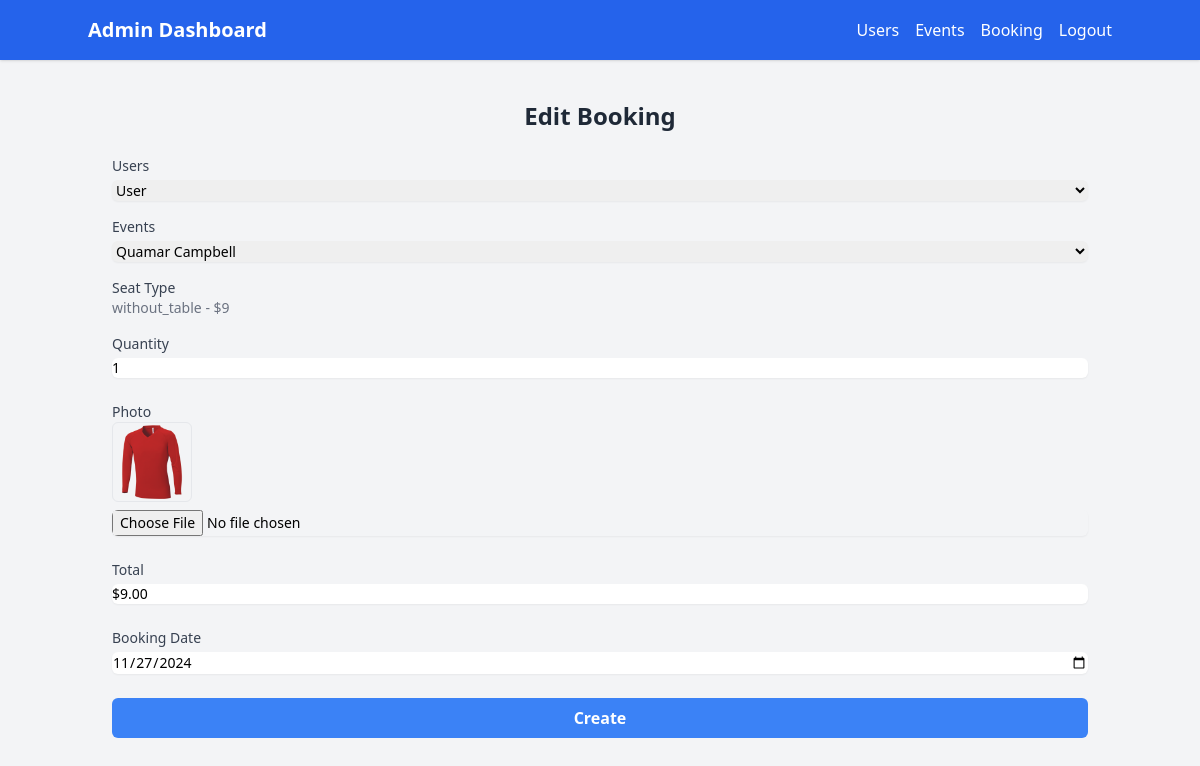
The app's page /edit-booking?id=24 (signed in) with its own data.
### tables this page shows
CREATE TABLE IF NOT EXISTS `tickets` (
  `id` int NOT NULL AUTO_INCREMENT,
  `user_id` int NOT NULL,
  `event_id` int NOT NULL,
  `seat_type` enum('with_table','without_table') NOT NULL,
  `quantity` int NOT NULL,
  `adult_photo` varchar(255) DEFAULT NULL,
  `total_price` decimal(10,2) NOT NULL,
  `booking_date` timestamp NULL DEFAULT CURRENT_TIMESTAMP,
  `created_at` timestamp NULL DEFAULT CURRENT_TIMESTAMP,
  `updated_at` timestamp NULL DEFAULT CURRENT_TIMESTAMP ON UPDATE CURRENT_TIMESTAMP,
  PRIMARY KEY (`id`),
  KEY `user_id` (`user_id`),
  KEY `event_id` (`event_id`),
  CONSTRAINT `tickets_ibfk_1` FOREIGN KEY (`user_id`) REFERENCES `users` (`id`) ON DELETE CASCADE,
  CONSTRAINT `tickets_ibfk_2` FOREIGN KEY (`event_id`) REFERENCES `events` (`id`) ON DELETE CASCADE
);

CREATE TABLE IF NOT EXISTS `users` (
  `id` int NOT NULL AUTO_INCREMENT,
  `name` varchar(255) NOT NULL,
  `email` varchar(255) NOT NULL,
  `phone` varchar(15) NOT NULL,
  `password` varchar(255) NOT NULL,
  `role` varchar(50) NOT NULL DEFAULT 'user',
  `profile_photo` varchar(255) DEFAULT NULL,
  `created_at` timestamp NULL DEFAULT CURRENT_TIMESTAMP,
  `updated_at` timestamp NULL DEFAULT CURRENT_TIMESTAMP ON UPDATE CURRENT_TIMESTAMP,
  PRIMARY KEY (`id`),
  UNIQUE KEY `email` (`email`)
);

CREATE TABLE IF NOT EXISTS `events` (
  `id` int NOT NULL AUTO_INCREMENT,
  `name` varchar(255) NOT NULL,
  `description` text NOT NULL,
  `date` date NOT NULL,
  `time` time NOT NULL,
  `price_with_table` decimal(10,2) NOT NULL,
  `price_without_table` decimal(10,2) NOT NULL,
  `requires_adult` tinyint(1) DEFAULT '0',
  `seat_limit` int NOT NULL,
  `created_at` timestamp NULL DEFAULT CURRENT_TIMESTAMP,
  `updated_at` timestamp NULL DEFAULT CURRENT_TIMESTAMP ON UPDATE CURRENT_TIMESTAMP,
  PRIMARY KEY (`id`)
);

### models/Booking.php (called while the page is built, shortened)
<?php
require_once 'config/connection.php';
class Booking
{
    public function getBookingById(int $id): array
    {
        global $conn;
        $stmt = $conn->prepare("
        SELECT
        id,
        user_id,
        event_id,
        seat_type,
        quantity,
        adult_photo,
        total_price,
        total_price,
        booking_date,
        created_at,
        updated_at
        FROM tickets
        WHERE id = ?");
        $stmt->bind_param("i", $id);
        $stmt->execute();
        $result = $stmt->get_result();
        $booking = $result->fetch_assoc();
        return $booking ?: null;
    }
}

### models/User.php (called while the page is built, shortened)
<?php
require_once 'config/connection.php';
class User
{
    public function getAllUsers(): array
    {
        if (isset($_SESSION['role']) && $_SESSION['role'] == 'admin') {
            global $conn;
            $stmt = $conn->prepare("SELECT id, name, email, phone, role, profile_photo , created_at, updated_at FROM users");
            if ($stmt->execute()) {
                $result = $stmt->get_result();
                if ($result->num_rows > 0) {
                    return $result->fetch_all(MYSQLI_ASSOC);
                }
                return [];
            }
            return [];
        }
    }
}

### models/Event.php (called while the page is built, shortened)
<?php
require_once 'config/connection.php';
class Event
{
    public function getAllEvents(): array
    {
        global $conn;
        $stmt = $conn->prepare("SELECT id, name, description, date, time, price_with_table, price_without_table, requires_adult, seat_limit, created_at, updated_at FROM events");
        if ($stmt->execute()) {
            $result = $stmt->get_result();
            if ($result->num_rows > 0) {
                return $result->fetch_all(MYSQLI_ASSOC);
            }
            return [];
        }
        return [];
    }
}

### views/admin/booking/edit.php (the view, shortened to what this page needs)
<!DOCTYPE html>
<html lang="en">
<head>
    <script src="https://cdn.tailwindcss.com"></script>
</head>
<body class="bg-gray-100">
    <?php
    include_once "views/components/admin-navbar.php";
    ?>
    <div class="container mx-auto py-10 px-6">
        <h1 class="text-2xl font-bold text-center text-gray-800 mb-6">Edit Booking</h1>
        <form action="/booking-update?id=<?php echo $booking['id'] ?>" method="POST" enctype="multipart/form-data">
            <div class="mb-4">
                <label for="user" class="block text-sm font-medium text-gray-700">Users</label>
                <select name="user_id" id="user_id"
                    class="mt-1 block w-full rounded-md border-gray-300 shadow-sm focus:ring-blue-500 focus:border-blue-500 sm:text-sm"
                    required>
                    <?php
                    foreach ($users as $user) {
                        echo "<option value=\"{$user['id']}\" " . (($user['id'] == $booking['user_id']) ? 'selected' : '') . ">{$user['name']}</option>";
                    }
                    ?>
                </select>
            </div>
            <div class="mb-4">
                <label for="user" class="block text-sm font-medium text-gray-700">Events</label>
                <select name="event_id" id="event_id" onchange="retrieveEventData(this.value)"
                    class="mt-1 block w-full rounded-md border-gray-300 shadow-sm focus:ring-blue-500 focus:border-blue-500 sm:text-sm"
                    required>
                    <?php
                    foreach ($events as $event) {
                        echo "<option value=\"{$event['id']}\"" . (($event['id'] == $booking['event_id']) ? 'selected' : '') . ">{$event['name']}</option>";
                    }
                    ?>
                </select>
            </div>
            <div class="mb-4">
                <label for="seat_type" class="block text-sm font-medium text-gray-700">Seat Type</label>
                <p class="text-gray-500 mb-2 text-sm font-medium" id="seat_type_old_value" style="display: block;">
                    <?php echo $booking['seat_type'] . ' - $' . $booking['total_price'] / $booking['quantity'] ?></p>
            </div>
            <div class="mb-6">
                <label for="quantity" class="block text-sm font-medium text-gray-700">Quantity</label>
                <input type="number" id="quantity" name="quantity" placeholder="Enter your quantity"
                    value="<?php echo $booking['quantity'] ?>"
                    class="mt-1 block w-full rounded-md border-gray-300 shadow-sm focus:ring-blue-500 focus:border-blue-500 sm:text-sm"
                    required min="1" max="8" oninput="updateTotalPriceWithQuantity()">
            </div>
            <div class="mb-6">
                <label for="photo" class="block text-sm font-medium text-gray-700">Photo</label>
                <img src="<?php echo $booking['adult_photo']; ?>" alt=""
                    class="mb-2 w-20 h-20 object-cover border border-gray-200 rounded-md" />
                <input type="file" id="photo" name="photo" placeholder="Enter your photo" accept="image/*"
                    class="mt-1 block w-full rounded-md border-gray-300 shadow-sm focus:ring-blue-500 focus:border-blue-500 sm:text-sm"
                    required>
            </div>
            <div class="mb-6">
                <label for="total_price" class="block text-sm font-medium text-gray-700">Total</label>
                <input type="text" id="total_price" name="total_price" placeholder="Enter price with total price"
                    value="$<?php echo $booking['total_price'] ?>"
                    class="mt-1 block w-full rounded-md border-gray-300 shadow-sm focus:ring-blue-500 focus:border-blue-500 sm:text-sm"
                    readonly required>
            </div>
            <div class="mb-6">
                <label for="booking_date" class="block text-sm font-medium text-gray-700">Booking Date</label>
                <input type="date" id="booking_date" name="booking_date" placeholder="Enter Booking Date"
                    value="<?php echo (new DateTime($booking['booking_date']))->format('Y-m-d'); ?>"
                    class="mt-1 block w-full rounded-md border-gray-300 shadow-sm focus:ring-blue-500 focus:border-blue-500 sm:text-sm"
                    required>
            </div>
            <div>
                <button type="submit"
                    class="w-full bg-blue-500 text-white font-bold py-2 px-4 rounded-md hover:bg-blue-600 focus:ring-2 focus:ring-blue-500 focus:ring-offset-2 focus:outline-none">
                    Create
                </button>
            </div>
        </form>
    </div>
</body>
</html>

### records on screen
tickets: user_id "User", event_id "Quamar Campbell", seat_type "without_table", $booking['total_price'] / $booking['quantity'] "9", quantity "1", adult_photo (picture), total_price "$9.00", booking_date "11/27/2024"
